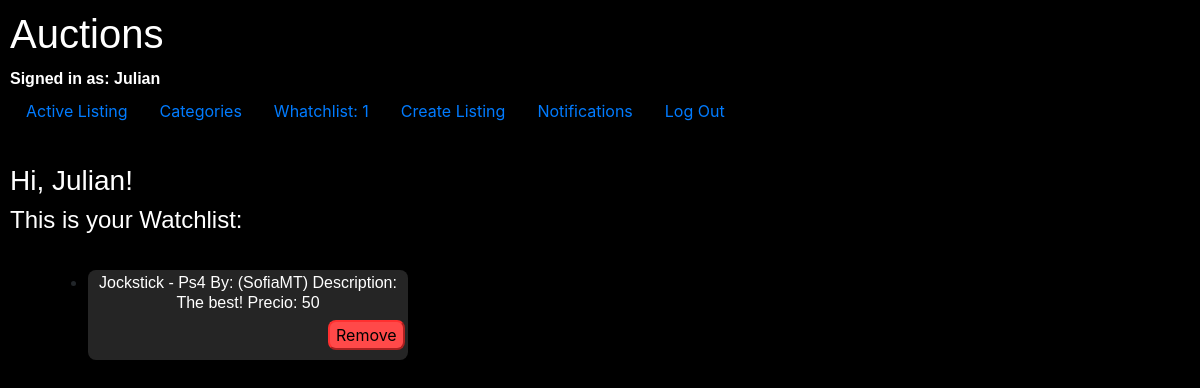
Screenshot of /2/2/whatchList (signed in) with the database file from the repository.
### auctions/models.py (models this page shows)
class User(AbstractUser):
    pass

class Seguimiento(models.Model):
     usuario = models.ForeignKey(Usuario, on_delete=models.CASCADE)
     subasta= models.ForeignKey(Subasta, on_delete=models.CASCADE)
     def __str__(self):
        return f"{self.subasta} "

class Subasta(models.Model):
    titulo = models.CharField(max_length=50)
    descripcion = models.CharField(max_length=300)
    categoria = models.CharField(max_length=20, choices=CATEGORIAS_CHOICES, default='Hogar')
    precioInicial = models.IntegerField()
    imagen = models.ImageField(upload_to = 'subastas', null= True)
    usuario = models.ForeignKey(Usuario, on_delete=models.CASCADE, related_name="subastasU")
    comentarios = models.ManyToManyField(Comentario, blank=True, related_name="subastasC")
    ofertas = models.ManyToManyField(Oferta, blank=True, related_name="subastasO")
    estado = models.BooleanField(default=True)
    def __str__(self):
        return f"{self.titulo} By: ({self.usuario}) \n  Description: {self.descripcion} \n Precio: {self.precioInicial} "

class Usuario(models.Model):
    nombre_usuario = models.CharField(max_length=300, blank=False)
    email = models.EmailField(blank=False)
    password = models.CharField(max_length=300, blank=False)
    def __str__(self):
        return f"{self.nombre_usuario}"

### auctions/views.py (the view)
# urls.py: path("<int:sub_id>/<int:user_id>/whatchList", views.seguimiento, name="seguimiento"),
@login_required
def seguimiento(request, sub_id, user_id):
    bandera = False
    if request.method == "POST":
        subasta = Subasta.objects.get(pk=sub_id)
        usuario = Usuario.objects.get(pk=user_id-1)
        seguimientos = Seguimiento.objects.filter(usuario=usuario, subasta=subasta).count()
        if seguimientos > 0:
            aux = user_id
            return render(request, "auctions/subasta.html", {
                "sub": subasta, "comentarios": subasta.comentarios.all(), "usuario": aux+1, "error": "This auction already exists in your watchlist", "mejorOferta": 0
            })
        else:
            try:
                newSeguimiento = Seguimiento(usuario=usuario, subasta=subasta)
                newSeguimiento.save()
                seguimientos = Seguimiento.objects.filter(usuario=usuario).count()
                ofertas = subasta.ofertas.all()
                Mayor = 0
                if len(ofertas) > 0:
                  for i in range(len(ofertas)):
                     oferta = ofertas[i].precio
                     if oferta > Mayor:
                        Mayor = ofertas[i].precio
                        mejorOferta = ofertas[i]
                aux = user_id
                return render(request, "auctions/subasta.html", {
                    "sub": subasta, "comentarios": subasta.comentarios.all(), "usuario": aux+1, "confirmacion": "Successfully added!", "mejorOferta": Mayor, "cont":seguimientos
                })
            except:
                aux = user_id
                return render(request, "auctions/subasta.html", {
                    "sub": subasta, "comentarios": subasta.comentarios.all(), "usuario": aux+1, "error": "Not added correctly", "mejorOferta": 0
                })
    else:
        usuario = Usuario.objects.get(pk=user_id-1)
        Cseguimientos = Seguimiento.objects.filter(usuario=usuario).count()
        usuario = Usuario.objects.get(pk=user_id-1)
        seguimientos = Seguimiento.objects.filter(usuario=usuario).all()
        return render(request, "auctions/seguimiento.html", {
            "seguimientos": seguimientos, "cont":Cseguimientos
        })

### auctions/templates/auctions/seguimiento.html (shortened to what this page needs)
{% extends "auctions/layout.html" %}
{% load static %}
{% block seguimiento %}
<li class="nav-item">
    <a class="nav-link" href="{% url 'seguimiento' 0 user.id  %}">Whatchlist: {{cont}}</a>
</li>
{% endblock%}
{% block body %}
<h3 class="titulo" >Hi, {{user}}!</h3>
<h4 class="titulo">This is your Watchlist:</h4>
<br>
<ul>
    {% for seg in seguimientos %}
    <li class="confirmacionSeg">
        <h6 class="tituloConfirmacionSeg"> <a class="tituloConfirmacionSeg" href="{% url 'subasta' seg.subasta.id %}">{{seg}}</a>   </h6>
        <form action="{% url 'remover' seg.subasta.id user.id %}", method="POST">
            <input class = "botonError" type="submit" value="Remove">
        </form>
     </li>
    <br>
    {% endfor %}
</ul>
{% endblock %}

### auctions/templates/auctions/layout.html (shortened to what this page needs)
{% load static %}
<!DOCTYPE html>
<html lang="en">
    <head>
        <link rel="stylesheet" href="https://stackpath.bootstrapcdn.com/bootstrap/4.4.1/css/bootstrap.min.css">
        <link href="{% static 'auctions/styles.css' %}" rel="stylesheet">
        <link href="{% static 'auctions/css.css' %}" rel="stylesheet">
    </head>
    <body>
        <h1 class="titulo">Auctions</h1>
        <div>
            {% if user.is_authenticated %}
                 <strong class = "titulo">Signed in as: {{ user.username}} </strong>
            {% else %}
                Not signed in.
            {% endif %}
        </div>
        <ul class="nav">
            <li class="nav-item">
                <a class="nav-link"  href="{% url 'index' %}">Active Listing</a>
            </li>
            {% if user.is_authenticated %}
                <li class="nav-item">
                    <a class="nav-link" href="{% url 'categorias' %}">Categories</a>
                </li>
                {% block seguimiento %}
                {% endblock %}
                <li class="nav-item">
                    <a class="nav-link" href="{% url 'agregarS' user.id %}">Create Listing</a>
                </li>
                <li class="nav-item">
                    <a class="nav-link" href="{% url 'notificar' user.id %}">Notifications</a>
                </li>
                <li class="nav-item">
                    <a class="nav-link" href="{% url 'logout' %}">Log Out</a>
                </li>
            {% endif %}
        </ul>
        <hr>
        {% block body %}
        {% endblock %}
    </body>
</html>

### auctions/static/auctions/styles.css (style rules this page uses)
body { padding: 10px; }

### auctions/static/auctions/css.css (style rules this page uses)
body { background: rgb(0, 0, 0); }
.titulo { color: rgb(255, 255, 255); font-family: 'Gill Sans', 'Gill Sans MT', Calibri, 'Trebuchet MS', sans-serif; }
.tituloConfirmacionSeg { color:rgb(255, 255, 255); text-align:center; font-family: 'Gill Sans', 'Gill Sans MT', Calibri, 'Trebuchet MS', sans-serif; margin-top:4px; }
.botonError { background:rgb(255, 73, 73); border-radius:8px; border-color: rgb(255, 48, 48); margin-left:240px; color:black; }
.confirmacionSeg { width:320px; height:90px; background:rgb(37, 37, 37); margin-left:38px; border-radius:8px; }

### rows the page displays
User: username "Julian"
Seguimiento: subasta.precioInicial "Jockstick - Ps4 By: (SofiaMT) Description: The best! Precio: 50"

### other values shown
{{ cont }} "1"
